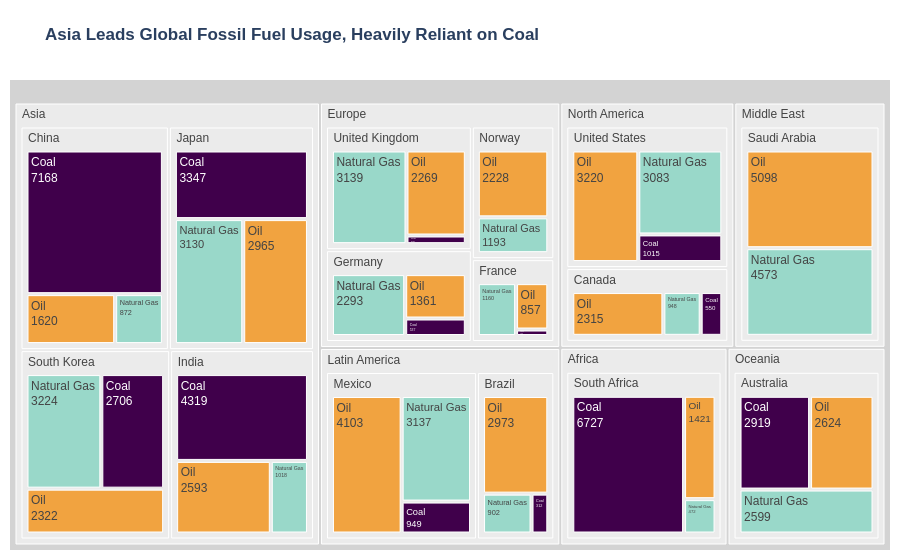

Source (notebook cell):
### Markdown cell above
## Task 1 — Treemap: fossil fuel dependency by country

**What to build:** A treemap showing **fossil fuel TWh only**, broken down by Region → Country → Source (Coal / Oil / Natural Gas).

**Requirements:**
- Filter to fossil sources only before plotting
- Use `path=['Region', 'Country', 'Source']` for the hierarchy
- Colour encodes the fossil source type (Coal / Oil / Natural Gas) with a CVD-safe palette
- Show TWh values in labels — no percentages
- Grey out parent nodes (Region and Country level)
- Insight title naming which region or country is most fossil-dependent

> 💡 `df.loc[df['Source_Type'] == 'Fossil']`

### Code cell
# 1. Filter fossil only
df_fossil = df.loc[df['Source_Type'] == 'Fossil'].copy()

# 2. Build the Treemap
fig1 = px.treemap(
    df_fossil,
    path=['Region', 'Country', 'Source'],
    values='TWh',
    color='Source',
    # New CVD-safe Palette (Color-blind friendly)
    color_discrete_map={
        'Coal': '#40004b',        # Dark Purple/Plum
        'Oil': '#f1a340',         # Bright Orange
        'Natural Gas': '#99d8c9', # Light Teal
        '(?)': '#EBEBEB'          # Very light grey for Region/Country
    },
    title='<b>Asia Leads Global Fossil Fuel Usage, Heavily Reliant on Coal</b>'
)

# 3. Update traces for labels and grey out parents
fig1.update_traces(
    textinfo="label+value",
    marker=dict(line=dict(width=1, color='white')),
    root_color="lightgrey"
)

fig1.update_layout(
    font=dict(family="Arial"),
    margin=dict(t=80, l=10, r=10, b=10)
)

fig1.show()

### Figure 1 — Plotly figure (JSON) as saved in the notebook; plotly's stock layout.template omitted (floating-point values rounded to 4 significant figures)
{"data": [{"branchvalues": "total", "customdata": [["(?)"], ["(?)"], ["(?)"], ["(?)"], ["(?)"], ["(?)"], ["(?)"], ["(?)"], ["(?)"], ["(?)"], ["(?)"], ["(?)"], ["(?)"], ["(?)"], ["(?)"], ["(?)"], ["(?)"], ["(?)"], ["(?)"], ["(?)"], ["(?)"], ["(?)"], ["Coal"], ["Coal"], ["Coal"], ["Coal"], ["Coal"], ["Coal"], ["Coal"], ["Coal"], ["Coal"], ["Coal"], ["Coal"], ["Coal"], ["Coal"], ["Natural Gas"], ["Natural Gas"], ["Natural Gas"], ["Natural Gas"], ["Natural Gas"], ["Natural Gas"], ["Natural Gas"], ["Natural Gas"], ["Natural Gas"], ["Natural Gas"], ["Natural Gas"], ["Natural Gas"], ["Natural Gas"], ["Natural Gas"], ["Natural Gas"], ["Oil"], ["Oil"], ["Oil"], ["Oil"], ["Oil"], ["Oil"], ["Oil"], ["Oil"], ["Oil"], ["Oil"], ["Oil"], ["Oil"], ["Oil"], ["Oil"], ["Oil"]], "domain": {"x": [0, 1], "y": [0, 1]}, "hovertemplate": "labels=%{label}<br>TWh=%{value}<br>parent=%{parent}<br>id=%{id}<br>Source=%{customdata[0]}<extra></extra>", "ids": ["Africa", "North America/United States", "Asia/China", "Europe/Germany", "Europe/France", "Europe/United Kingdom", "Asia/India", "Latin America/Brazil", "Oceania/Australia", "Middle East", "Asia/South Korea", "Asia/Japan", "Middle East/Saudi Arabia", "Africa/South Africa", "North America/Canada", "Latin America/Mexico", "North America", "Asia", "Europe", "Latin America", "Oceania", "Europe/Norway", "Latin America/Mexico/Coal", "North America/Canada/Coal", "Africa/South Africa/Coal", "Asia/South Korea/Coal", "North America/United States/Coal", "Latin America/Brazil/Coal", "Europe/France/Coal", "Asia/India/Coal", "Asia/Japan/Coal", "Asia/China/Coal", "Europe/Germany/Coal", "Europe/United Kingdom/Coal", "Oceania/Australia/Coal", "Europe/United Kingdom/Natural Gas", "Europe/Germany/Natural Gas", "Asia/India/Natural Gas", "Asia/Japan/Natural Gas", "Latin America/Brazil/Natural Gas", "Latin America/Mexico/Natural Gas", "North America/Canada/Natural Gas", "Africa/South Africa/Natural Gas", "Oceania/Australia/Natural Gas", "Middle East/Saudi Arabia/Natural Gas", "Europe/Norway/Natural Gas", "North America/United States/Natural Gas", "Asia/South Korea/Natural Gas", "Asia/China/Natural Gas", "Europe/France/Natural Gas", "Asia/China/Oil", "Europe/Germany/Oil", "North America/United States/Oil", "Asia/Japan/Oil", "Europe/United Kingdom/Oil", "Asia/India/Oil", "Latin America/Brazil/Oil", "Latin America/Mexico/Oil", "North America/Canada/Oil", "Oceania/Australia/Oil", "Africa/South Africa/Oil", "Europe/Norway/Oil", "Asia/South Korea/Oil", "Europe/France/Oil", "Middle East/Saudi Arabia/Oil"], "labels": ["Africa", "United States", "China", "Germany", "France", "United Kingdom", "India", "Brazil", "Australia", "Middle East", "South Korea", "Japan", "Saudi Arabia", "South Africa", "Canada", "Mexico", "North America", "Asia", "Europe", "Latin America", "Oceania", "Norway", "Coal", "Coal", "Coal", "Coal", "Coal", "Coal", "Coal", "Coal", "Coal", "Coal", "Coal", "Coal", "Coal", "Natural Gas", "Natural Gas", "Natural Gas", "Natural Gas", "Natural Gas", "Natural Gas", "Natural Gas", "Natural Gas", "Natural Gas", "Natural Gas", "Natural Gas", "Natural Gas", "Natural Gas", "Natural Gas", "Natural Gas", "Oil", "Oil", "Oil", "Oil", "Oil", "Oil", "Oil", "Oil", "Oil", "Oil", "Oil", "Oil", "Oil", "Oil", "Oil"], "marker": {"colors": ["#EBEBEB", "#EBEBEB", "#EBEBEB", "#EBEBEB", "#EBEBEB", "#EBEBEB", "#EBEBEB", "#EBEBEB", "#EBEBEB", "#EBEBEB", "#EBEBEB", "#EBEBEB", "#EBEBEB", "#EBEBEB", "#EBEBEB", "#EBEBEB", "#EBEBEB", "#EBEBEB", "#EBEBEB", "#EBEBEB", "#EBEBEB", "#EBEBEB", "#40004b", "#40004b", "#40004b", "#40004b", "#40004b", "#40004b", "#40004b", "#40004b", "#40004b", "#40004b", "#40004b", "#40004b", "#40004b", "#99d8c9", "#99d8c9", "#99d8c9", "#99d8c9", "#99d8c9", "#99d8c9", "#99d8c9", "#99d8c9", "#99d8c9", "#99d8c9", "#99d8c9", "#99d8c9", "#99d8c9", "#99d8c9", "#99d8c9", "#f1a340", "#f1a340", "#f1a340", "#f1a340", "#f1a340", "#f1a340", "#f1a340", "#f1a340", "#f1a340", "#f1a340", "#f1a340", "#f1a340", "#f1a340", "#f1a340", "#f1a340"], "line": {"color": "white", "width": 1}}, "name": "", "parents": ["", "North America", "Asia", "Europe", "Europe", "Europe", "Asia", "Latin America", "Oceania", "", "Asia", "Asia", "Middle East", "Africa", "North America", "Latin America", "", "", "", "", "", "Europe", "Latin America/Mexico", "North America/Canada", "Africa/South Africa", "Asia/South Korea", "North America/United States", "Latin America/Brazil", "Europe/France", "Asia/India", "Asia/Japan", "Asia/China", "Europe/Germany", "Europe/United Kingdom", "Oceania/Australia", "Europe/United Kingdom", "Europe/Germany", "Asia/India", "Asia/Japan", "Latin America/Brazil", "Latin America/Mexico", "North America/Canada", "Africa/South Africa", "Oceania/Australia", "Middle East/Saudi Arabia", "Europe/Norway", "North America/United States", "Asia/South Korea", "Asia/China", "Europe/France", "Asia/China", "Europe/Germany", "North America/United States", "Asia/Japan", "Europe/United Kingdom", "Asia/India", "Latin America/Brazil", "Latin America/Mexico", "North America/Canada", "Oceania/Australia", "Africa/South Africa", "Europe/Norway", "Asia/South Korea", "Europe/France", "Middle East/Saudi Arabia"], "root": {"color": "lightgrey"}, "textinfo": "label+value", "type": "treemap", "values": [8620.0, 7318.0, 9660.0, 4191.0, 2137.0, 5638.0, 7930.0, 4187.0, 8142.0, 9671.0, 8252.0, 9442.0, 9671.0, 8620.0, 3813.0, 8189.0, 11130.0, 35280.0, 15390.0, 12380.0, 8142.0, 3421.0, 949.0, 550.0, 6727.0, 2706.0, 1015.0, 312.0, 120.0, 4319.0, 3347.0, 7168.0, 537.0, 230.0, 2919.0, 3139.0, 2293.0, 1018.0, 3130.0, 902.0, 3137.0, 948.0, 472.0, 2599.0, 4573.0, 1193.0, 3083.0, 3224.0, 872.0, 1160.0, 1620.0, 1361.0, 3220.0, 2965.0, 2269.0, 2593.0, 2973.0, 4103.0, 2315.0, 2624.0, 1421.0, 2228.0, 2322.0, 857.0, 5098.0]}], "layout": {"font": {"family": "Arial"}, "legend": {"tracegroupgap": 0}, "margin": {"b": 10, "l": 10, "r": 10, "t": 80}, "title": {"text": "<b>Asia Leads Global Fossil Fuel Usage, Heavily Reliant on Coal</b>"}}}
